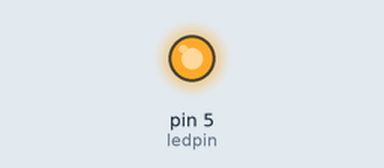
Bench run of a sketch on a simulated Arduino Uno, built with avr-gcc and run on an emulated ATmega328P. Parts: output pins drawn as LEDs (lit = HIGH).

Above: at 2.5 s.
At 7.5 s:
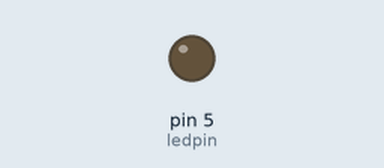
Timing chart, 0 to 13.0 s (numbered marks = the images above):
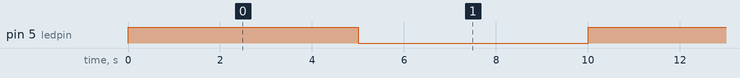

Measured:
- by itself, pin 5 (ledpin): alternates HIGH for 5.0 s and LOW for 5.0 s

The sketch:

sketch_jul24a.ino
```cpp
const int ledpin=5;
void setup(){
pinMode(ledpin,OUTPUT);
}

void loop(){
  blinkLED(5000);
}


void blinkLED(int delayTime){
digitalWrite(ledpin,HIGH);
delay(delayTime);
digitalWrite(ledpin,LOW);
delay(delayTime);
}
```
